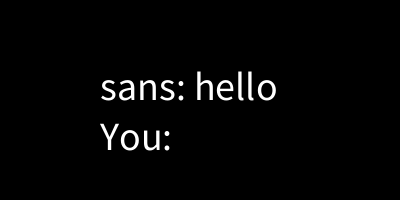
Frame 1 (no input)
Frame 60 (the mouse pressed at the canvas centre just before this capture): identical to frame 1, image omitted
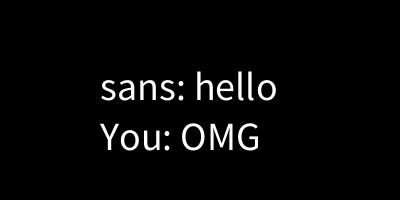
Frame 120 (the mouse held since frame 60 and released just before this capture)

The Processing sketch that drew these frames (run headless with seeded random() and noise(); from frame 60 on, the mouse is pressed at the canvas centre):

// Processing sketch: week17_2
// ── week17_2.pde
void setup(){
  size(400,200);
  textSize(40);
}
String line="";
String sans=" hello";
void draw(){
  background(0);
  text("sans:"+sans,100,100);
  text("You:"+line,100,150);
}
void mousePressed(){
  line=line+" OMG";
}
